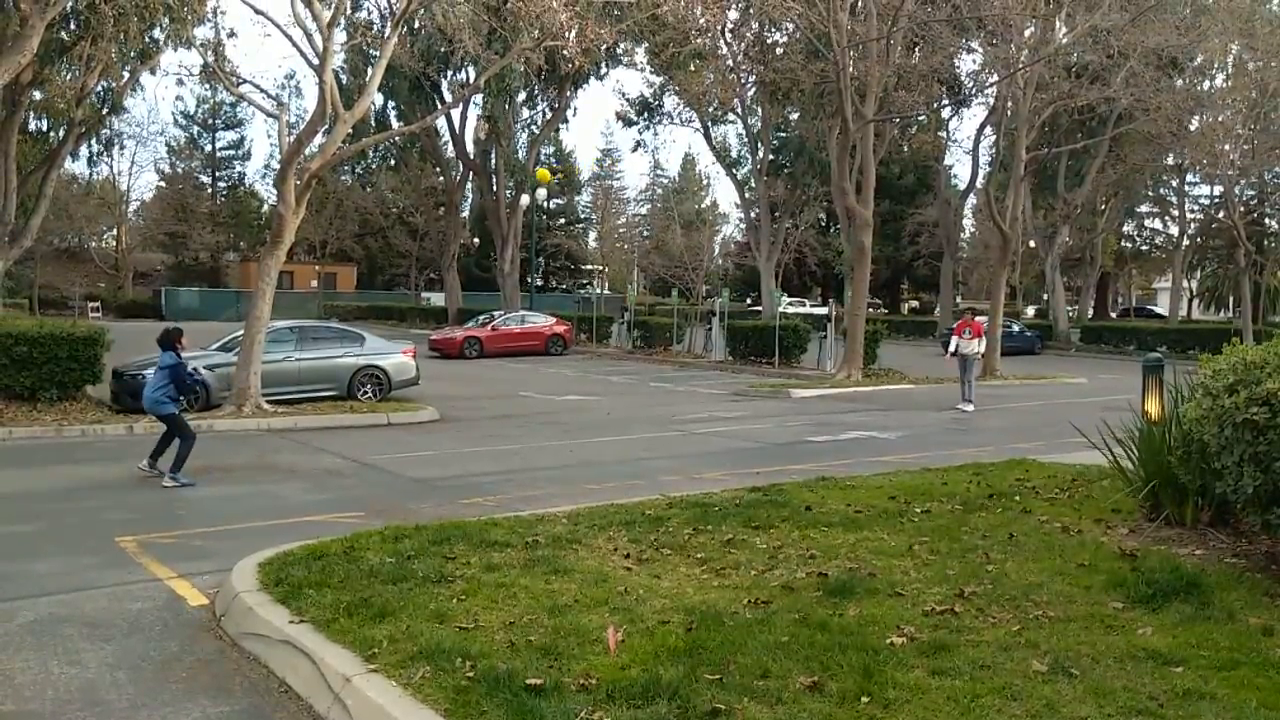
#> input picture frame 65 of python/v4/analysis_of_throwing/res/10.mp4, 1280 x 720 px, given in place of opencv-test-video.mov, which was not available
$ python main.py
#> lines starting #> are read from the running program, lines starting #| are printed output that depends on the picture; after the words box and inside, x2 and y2 are one past the last pixel; in counts of white or black regions, pixels touching at a corner belong together; pictures that were not available may be replaced by others from this repository, and a replacement may not be noted
import numpy as np
import cv2
import math

WIDTH = -1
HEIGHT = -1

class Vector2:
	def __init__(self, x, y):
		self.x = x
		self.y = y

	def dot(self, other):
		return self.x * other.x + self.y * other.y

	def length(self):
		return math.sqrt(self.x * self.x + self.y * self.y)

def dist(x1, y1, x2, y2):
	return math.sqrt(math.pow(x1 - x2, 2) + math.pow(y1 - y2, 2))

# [26 lines left out: function processHexagon, not called in this run]

def processOctagon(polygon):
	polygon = np.squeeze(polygon)
	numPassed = 0
	pairs = []
	for i in range(len(polygon)):
		p1 = polygon[i]
		p2 = polygon[(i+1)%len(list(polygon))]
		p3 = polygon[(i+2)%len(list(polygon))]
		v12 = Vector2(p2[0] - p1[0], p2[1] - p1[1])
		v23 = Vector2(p3[0] - p2[0], p3[1] - p2[1])
		dotProduct = v12.dot(v23)
		lengths = v12.length() * v23.length()
		if lengths == 0:
			continue
		cosTheta = dotProduct / lengths
		pairs.append([cosTheta, (i+1)%len(polygon)])
	pairs.sort(key=lambda	k: k[0], reverse=True)
	if len(list(polygon)) < 8:
		return None
	result = [pairs[i][1] for i in range(8)]
	result2 = [list(polygon)[i] for i in result]
	distances = []
	for i in range(len(result2)):
		p1 = result2[i]
		p2 = result2[(i+1)%len(result2)]
		distances.append(dist(p1[0], p1[1], p2[0], p2[1]))
	distances.sort();
	return [distances[0], np.squeeze(result2)]

def polygonTests(polygon):
	polygon = np.squeeze(polygon)
	if len(polygon.shape) != 2:
		return -1
	totalDistance = dist(polygon[0,0], polygon[0,1], polygon[len(polygon)-1,0], polygon[len(polygon)-1,1])
	distances = []
	for i in range(len(list(polygon)) - 1):
		d = dist(polygon[i,0], polygon[i,1], polygon[i+1,0], polygon[i+1,1])
		distances.append(d)
		totalDistance += d
	averageDistance = totalDistance / len(list(polygon))
	flag = True
	for i in range(len(distances)):
		if abs(averageDistance - distances[i]) > averageDistance * 4 / 3:
			flag = False
			break

	if cv2.isContourConvex(polygon):
		return -1
	if len(polygon) < 6:
		return -1
	M = cv2.moments(polygon, False)
	if M["m00"] == 0:
		return -1
	y = int(M["m01"] / M["m00"])
	if y < HEIGHT / 2:
		return 6
	return 8

def main():
	camera = cv2.VideoCapture("/Users/spiderfencer/Desktop/opencv-test-video.mov")
	WIDTH = int(camera.get(cv2.CAP_PROP_FRAME_WIDTH))
	HEIGHT = int(camera.get(cv2.CAP_PROP_FRAME_HEIGHT))
	nFrames = 0
	savedHexagons = []
	frames = []
	if camera.isOpened():
		while True:
			nFrames += 1
			ret, frame = camera.read()
#> frame is the input picture: shape (720, 1280, 3); mean B, G, R 79.6, 103.5, 102
			if frame is None:
				break
			frame = cv2.resize(frame, (WIDTH, HEIGHT))
			gray = cv2.cvtColor(frame, cv2.COLOR_BGR2GRAY)
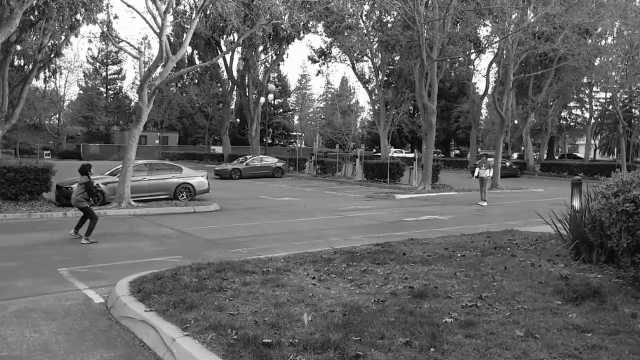
#> gray: shape (720, 1280) (shown at 1/2 size); min 0, max 255, mean 100.3
			blurred = cv2.GaussianBlur(gray, (7, 7), 0)
			canny = cv2.Canny(blurred, 10, 160)
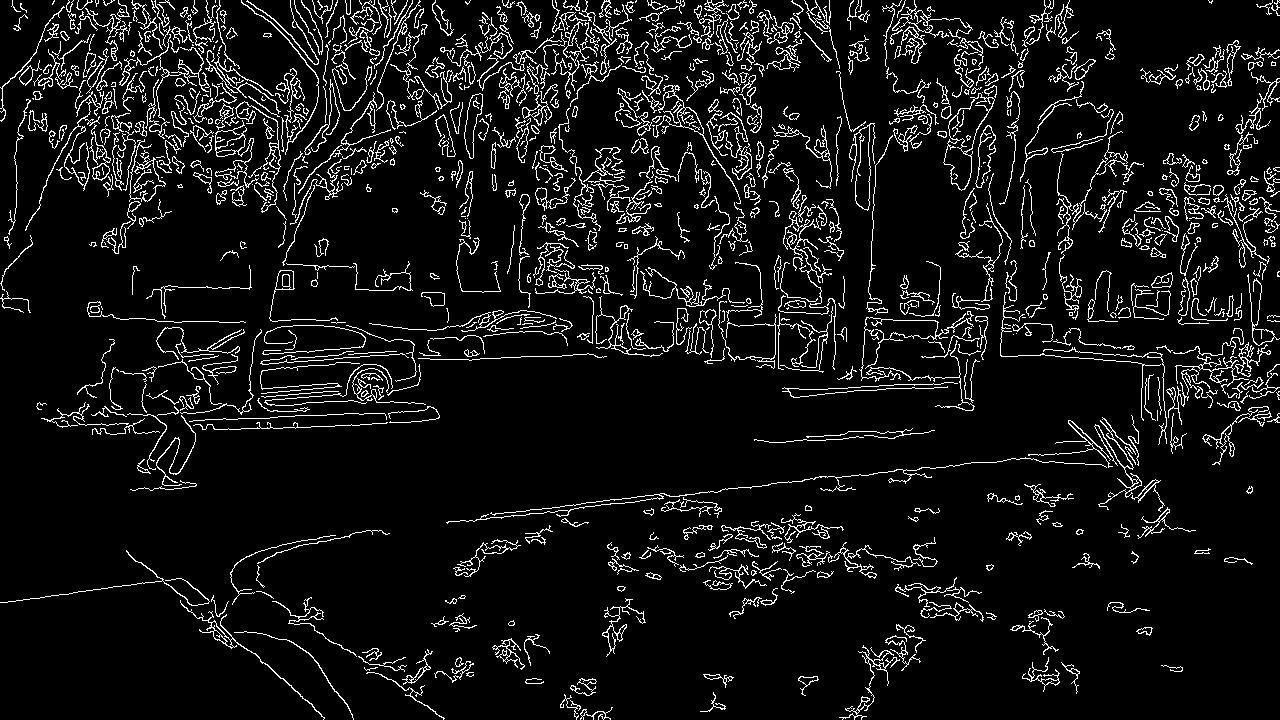
#> canny: shape (720, 1280); 7.7% white in thin lines or dots
			kernel = np.ones((3, 3), np.uint8)
			dilated = cv2.dilate(canny, kernel)
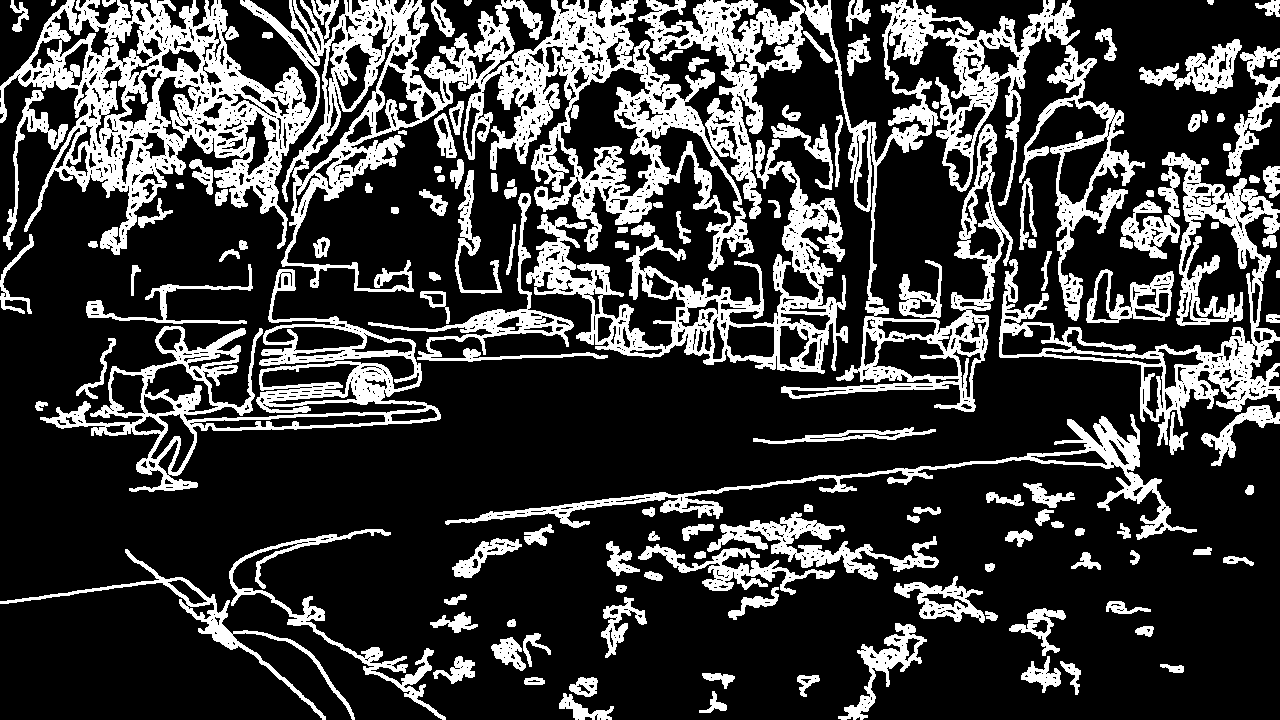
#> dilated: shape (720, 1280); 24% white; 138 white regions, largest, box (x1, y1, x2, y2) and area: (0, 0, 754, 292) 66638, (638, 0, 1080, 412) 31723, (526, 139, 848, 374) 16606
			eroded = cv2.erode(dilated, kernel)
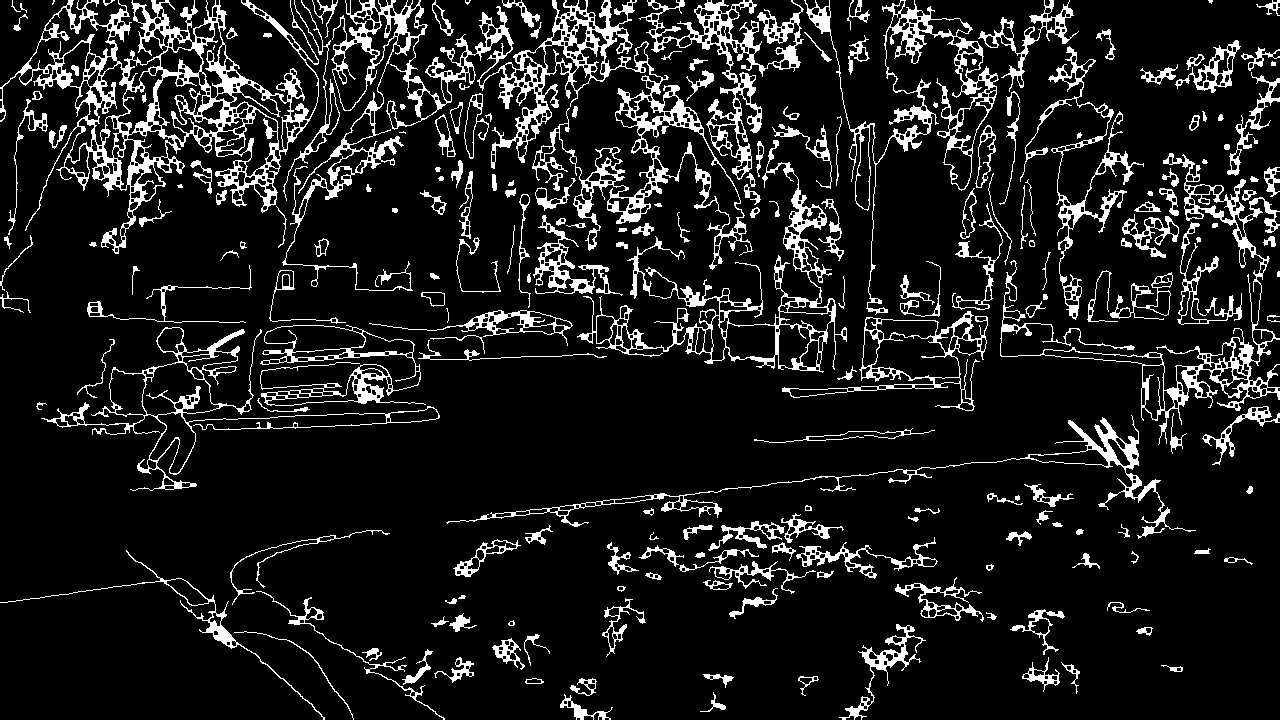
#> eroded: shape (720, 1280); 11.4% white; 223 white regions (11 under 20 px)
			contours, hierarchy = cv2.findContours(eroded, cv2.RETR_TREE, cv2.CHAIN_APPROX_NONE)
#> contours = 1528 contours, 484 with area under 20; largest, box (x1, y1, x2, y2) and area: (0, 0, 319, 254) 32591, (282, 0, 753, 291) 28338, (577, 140, 847, 373) 11439, (41, 327, 440, 491) 9194, (1000, 153, 1280, 445) 8974

			hexagons = []
			octagons = []

			for i in range(len(contours)):
				cnt = contours[i]
				epsilon = 0.005*cv2.arcLength(cnt, True)
				polygon = cv2.approxPolyDP(cnt, epsilon, True)
				result = polygonTests(polygon)
				if result == -1:
					continue
				elif result == 6:
					hexagonPair = processHexagon(polygon)
					if not cv2.isContourConvex(hexagonPair[1]):
						continue
					hexagons.append(hexagonPair)
				elif result == 8:
					octagonPair = processOctagon(polygon)
					if octagonPair is not None:
						if not cv2.isContourConvex(octagonPair[1]):
							continue
						octagons.append(octagonPair)
#> this loop made 1528 passes
#> (epsilon, averageDistance in polygonTests, y in polygonTests) on passes 1, 4, 5, 9, 10, 11: (1.02, 4.18, 709), (0.443, 2.75, 704), (0.637, 3.23, 684), (0.212, 2.66, 680), (0.182, 3.04, 680), (0.411, 2.4, 680)

			hexagons.sort(key=lambda h: h[0])
			octagons.sort(key=lambda o: o[0])

			hexagonsToDraw = [pair[1] for pair in hexagons]
			octagonsToDraw = [pair[1] for pair in octagons]

			#if nFrames % 100 == 0:
			#	savedHexagons.append(hexagonsToDraw[0])
			#	frames.append(frame.copy())

			for i in range(min(1, len(hexagonsToDraw))):
				cv2.drawContours(frame, hexagonsToDraw, i, (0, 255, 0), 1)
				for j in range(len(hexagonsToDraw[i])):
					cv2.putText(frame, str(j+1), tuple(hexagonsToDraw[i][j]), cv2.FONT_HERSHEY_SIMPLEX, 1, (0, 255, 0))
#> this loop made 0 passes
			for i in range(min(1, len(octagonsToDraw))):
				cv2.drawContours(frame, octagonsToDraw, i, (0, 0, 255), 1)
#> this loop made 1 pass
#> frame: shape (720, 1280, 3); under 0.01% of pixels changed, all inside (x1, y1, x2, y2) = (508, 621, 515, 626)
			cv2.imshow('test', frame)
			k = cv2.waitKey(5) & 0xFF
#> (key Esc is pressed here)
			if k == 27:
				break

			#if nFrames >= 1000:
			#	break

		objectsPoints = []
		pts = []

		theta = math.pi * 4 / 3;
		for i in range(6):
			pts.append((15 * math.cos(theta), 15 * math.sin(theta), 0))
			theta += math.pi / 3

		for i in range(10):
			objectPoints.add(np.array(pts))

		_, cameraMatrix, distCoeffs, rvecs, tvecs = cv2.calibrateCamera(objectPoints, savedHexagons, (WIDTH, HEIGHT))
		nFrames = 0
		imageIndex = 0
		while True:
			nFrames += 1
			if nFrames % 5000 == 0:
				imageIndex += 1
			if nFrames >= 50000:
				break
			img = frames[imageIndex]
			dMat = cv2.projectPoints(objectPoints[imageIndex], rvecs[imageIndex], tvecs[imageIndex], cameraMatrix, distCoeffs)
			cv2.drawContours(img, [dMat], 0, (0, 0, 255), 4)
			cv2.imshow('test', img)

if __name__ == '__main__':
#> (the run stopped early here; a loop or call above may not have finished)

$ run again, starting later in the video
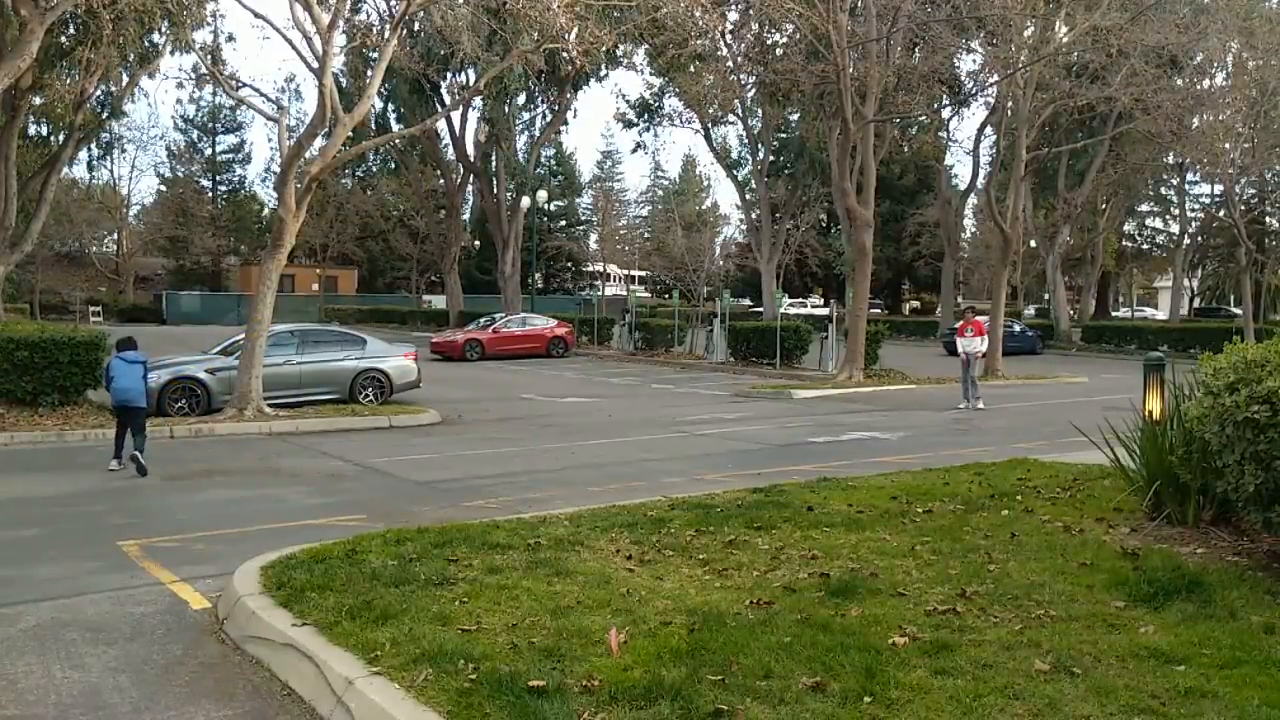
#> input picture frame 295 of python/v4/analysis_of_throwing/res/10.mp4, 1280 x 720 px, given in place of opencv-test-video.mov, which was not available
#> in main, frame is the input picture: shape (720, 1280, 3); mean B, G, R 79.3, 103.4, 101.8
#> in main, `canny = cv2.Canny(blurred, 10, 160)`:
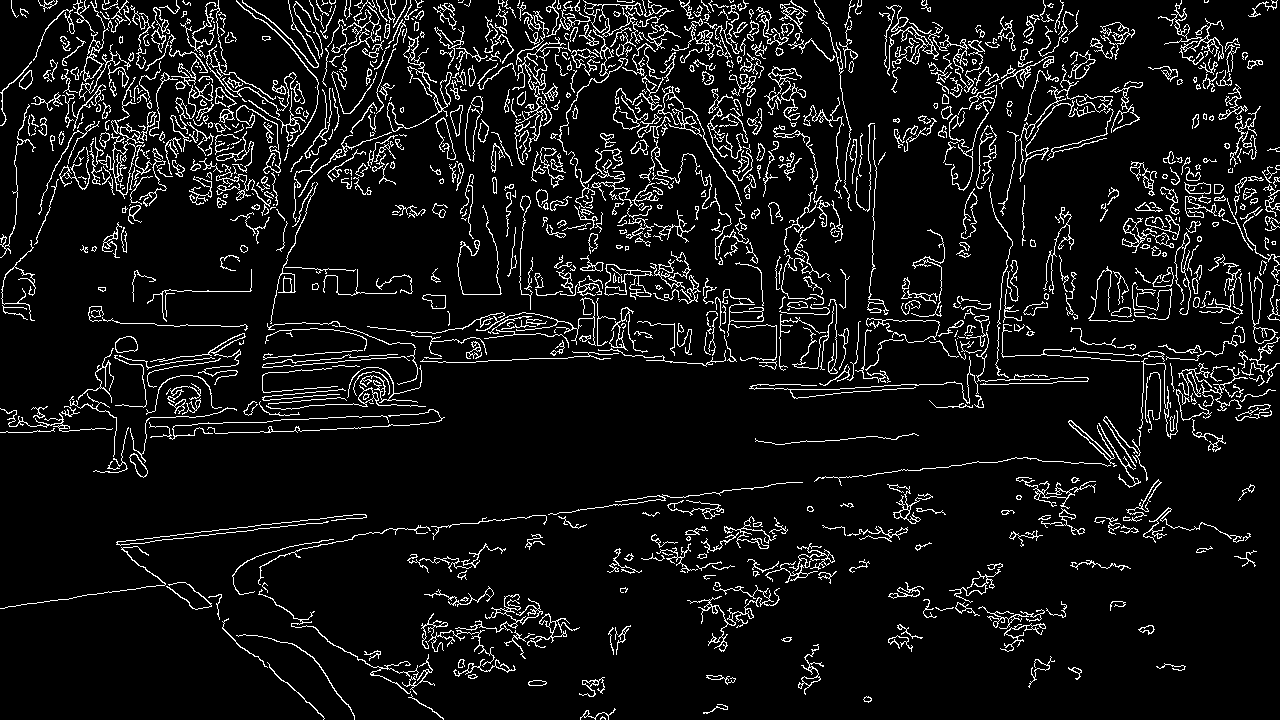
#> canny: shape (720, 1280); 8% white in thin lines or dots
#> dilated: shape (720, 1280); 25% white; 140 white regions, largest, box (x1, y1, x2, y2) and area: (0, 0, 1280, 489) 134472, (878, 0, 1144, 217) 13695, (0, 305, 446, 479) 10277
#> in main, `eroded = cv2.erode(dilated, kernel)`:
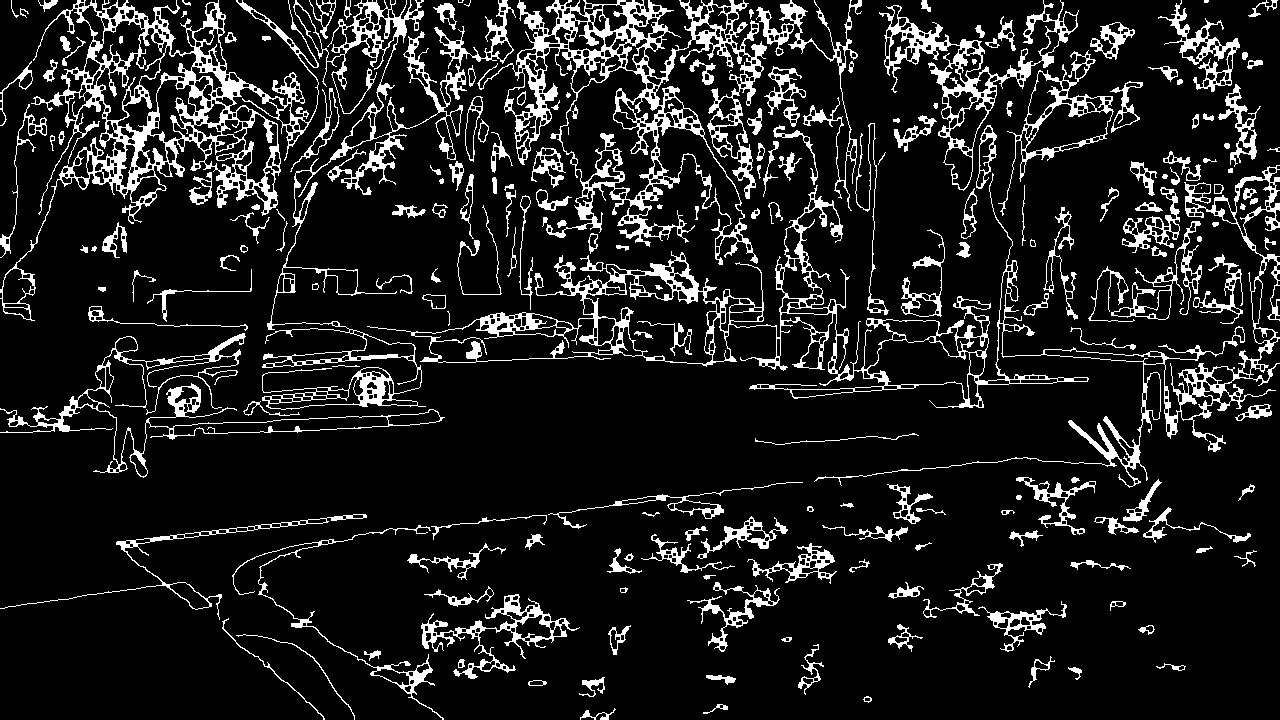
#> eroded: shape (720, 1280); 12% white; 215 white regions (11 under 20 px)
#> contours = 1587 contours, 465 with area under 20; largest, box (x1, y1, x2, y2) and area: (367, 165, 1280, 488) 43223, (477, 0, 767, 265) 32809, (0, 0, 319, 321) 31304, (262, 0, 516, 410) 13898, (879, 0, 1079, 191) 8348
#> the loop in main, `for i in range(len(contours)):` made 1587 passes
#> (epsilon, averageDistance in polygonTests, y in polygonTests) on passes 1, 2, 4, 6, 7, 8, 9: (0.606, 3.17, 715), (0.303, 2.42, 707), (0.117, 1.46, 698), (0.209, 2.99, 682), (0.172, 3.45, 682), (0.755, 3.56, 684), (0.366, 2.43, 678)
#> the loop in main, `for i in range(min(1, len(octagonsToDraw))):` made 1 pass
